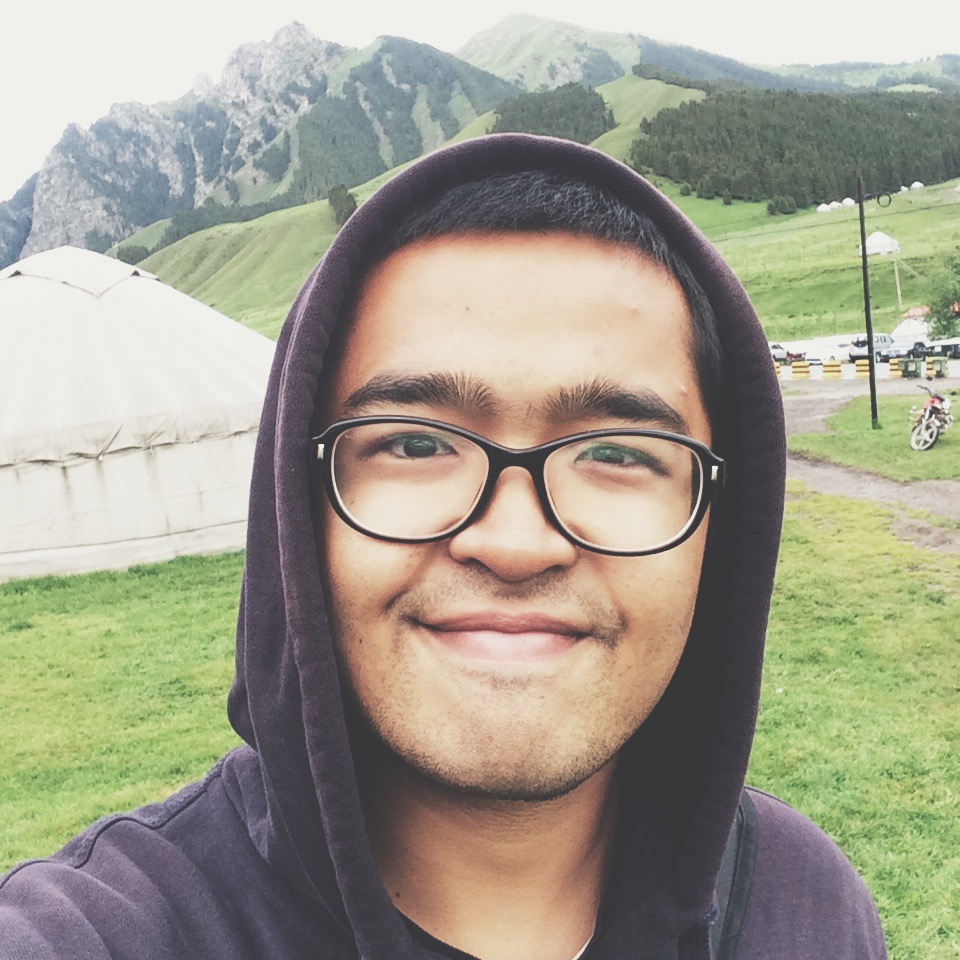
#> input picture Images/c.JPG, 960 x 960 px, found by its file name
$ jupyter execute --allow-errors 'Image Analysis A.ipynb'   (shell and % lines are left out)   (older library calls are emulated)
#> lines starting #> are read from the running program, lines starting #| are printed output that depends on the picture
[cell 1]
import matplotlib.pyplot as plt
from skimage import data, io, filters
from skimage import color
from skimage import img_as_float
from skimage import novice

[cell 2]
from skimage import novice
#> (the rest of this cell did not finish here and is left out)

[cell 3]
from scipy import misc
import scipy.io as sio
from skimage.color import rgb2gray

from scipy.misc import imread
im = imread('/Users/nurali/Documents/Kuerbanjiang_github/Image-Analysis/Image/c.JPG')
#> im is the input picture: shape (960, 960, 3); mean R, G, B 161, 158.2, 141.5

[cell 4]
from PIL import Image
import numpy as np
colourImg = Image.open('/Users/nurali/Documents/Kuerbanjiang_github/Image-Analysis/Image/c.JPG')
colourPixels = colourImg.convert("RGB")
colourArray = np.array(colourPixels.getdata()).reshape(colourImg.size + (3,))
indicesArray = np.moveaxis(np.indices(colourImg.size), 0, 2)
allArray = np.dstack((indicesArray, colourArray)).reshape((-1, 5))

import pandas as pd
df = pd.DataFrame(allArray, columns=["y", "x", "red","green","blue"])
#> df = table of 921600 rows and 5 columns
df.head()
#> Out = table of 5 rows and 5 columns

[cell 5]
df.describe()
#> Out = table of 8 rows and 5 columns

[cell 6]
from skimage.color.adapt_rgb import adapt_rgb, each_channel, hsv_value
from skimage import filters
from skimage.color import rgb2gray
img_gray = rgb2gray(im)
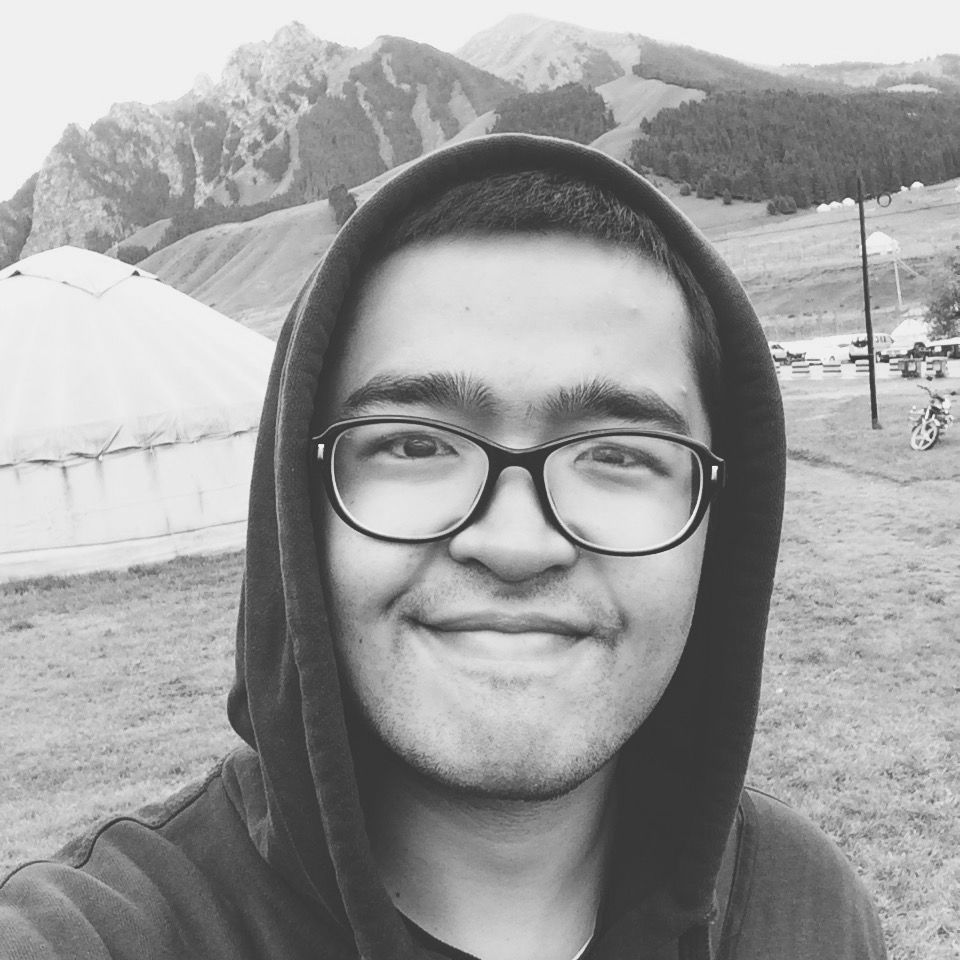
#> img_gray: shape (960, 960) float64; min 0.183, max 0.975, mean 0.618

[cell 7]
edges = filters.sobel(img_gray)
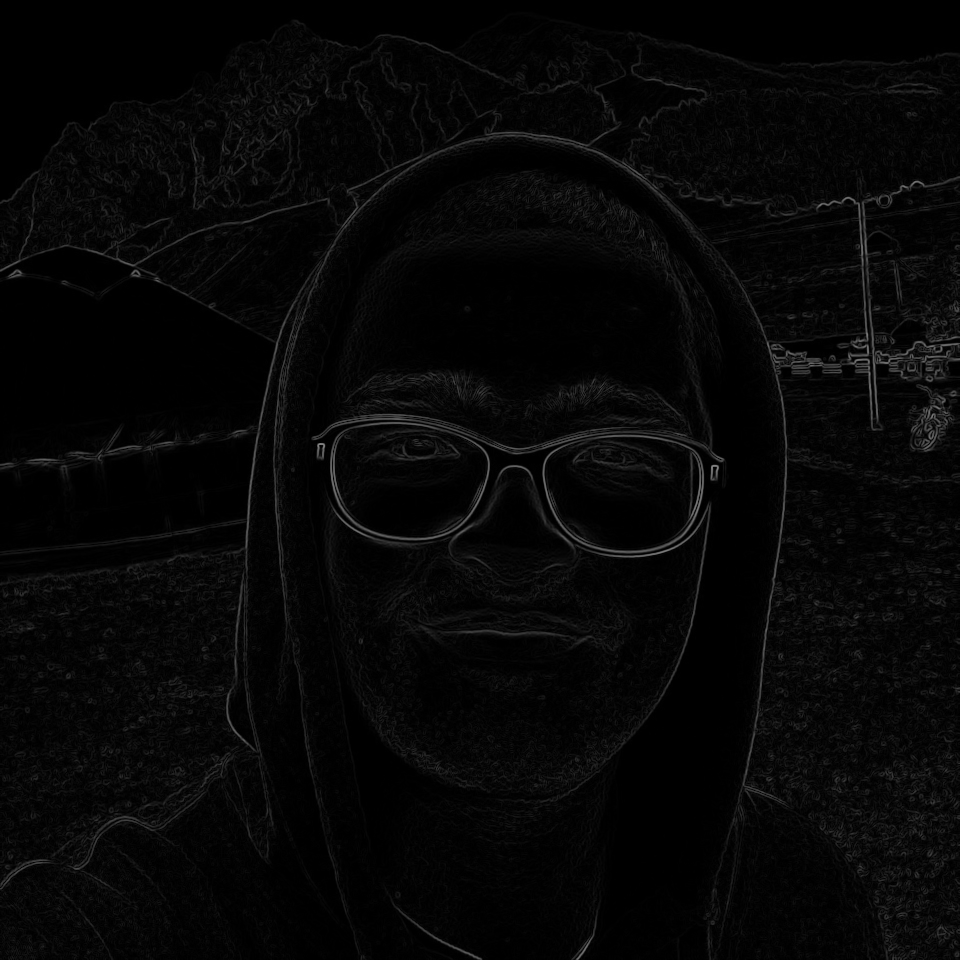
#> edges: shape (960, 960) float64; min 0, max 0.521, mean 0.0269
io.imshow(edges)
io.show()

[cell 8]
image = color.gray2rgb(im)
red_multiplier = [1, 0, 0]
yellow_multiplier = [1, 1, 0]

fig, (ax1, ax2) = plt.subplots(ncols=2, figsize=(8, 4),
                               sharex=True, sharey=True)
#> (the rest of this cell did not finish here and is left out)

[cell 9]
from skimage.filters import rank
import matplotlib.pyplot as plt
from skimage import data
from skimage import color
from skimage import img_as_float


import numpy as np

hue_gradient = np.linspace(0, 1)
hsv = np.ones(shape=(1, len(hue_gradient), 3), dtype=float)
hsv[:, :, 0] = hue_gradient

all_hues = color.hsv2rgb(hsv)

def colorize(image, hue, saturation=1):
    """ Add color of the given hue to an RGB image.

    By default, set the saturation to 1 so that the colors pop!
    """
    hsv = color.rgb2hsv(image)
    hsv[:, :, 1] = saturation
    hsv[:, :, 0] = hue
    return color.hsv2rgb(hsv)

hue_rotations = np.linspace(0, 1, 6)

fig, axes = plt.subplots(nrows=2, ncols=3, sharex=True, sharey=True)

#> (the rest of this cell did not finish here and is left out)

[cell 10]
import matplotlib.pyplot as plt
from skimage import data
from skimage.filters import threshold_otsu

image = image
thresh = threshold_otsu(image)
#> thresh = 149
binary = image > thresh

fig, axes = plt.subplots(ncols=3, figsize=(8, 2.5))
ax = axes.ravel()
ax[0] = plt.subplot(1, 3, 1)
ax[1] = plt.subplot(1, 3, 2)
ax[2] = plt.subplot(1, 3, 3, sharex=ax[0], sharey=ax[0])

#> (the rest of this cell did not finish here and is left out)

$ run again, with Images/b.JPG copied over Images/c.JPG
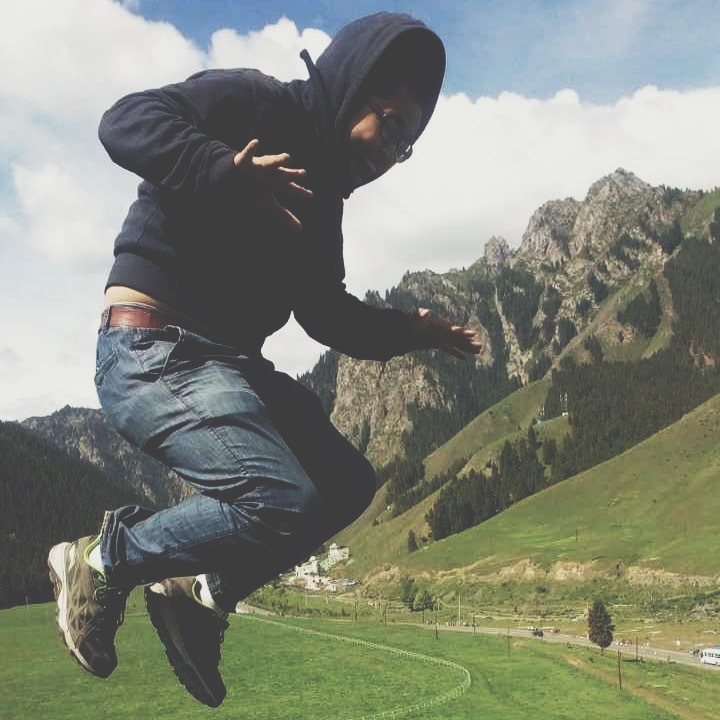
#> input picture Images/b.JPG, 720 x 720 px, found by its file name
#> im is the input picture: shape (720, 720, 3); mean R, G, B 129.7, 134.3, 121.4
#> df = table of 518400 rows and 5 columns
#> `df.head()`: Out = table of 5 rows and 5 columns
#> `df.describe()`: Out = table of 8 rows and 5 columns
#> `img_gray = rgb2gray(im)`:
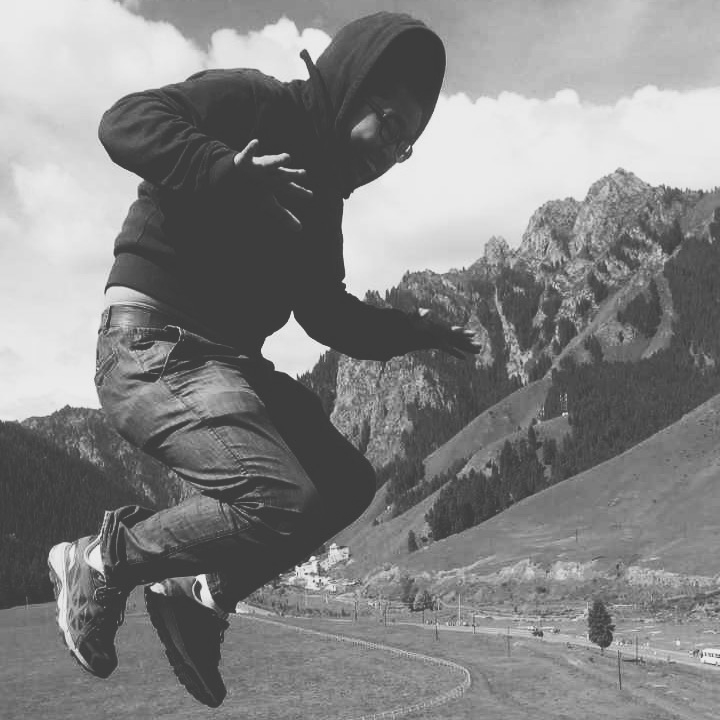
#> img_gray: shape (720, 720) float64; min 0.206, max 0.955, mean 0.519
#> `edges = filters.sobel(img_gray)`:
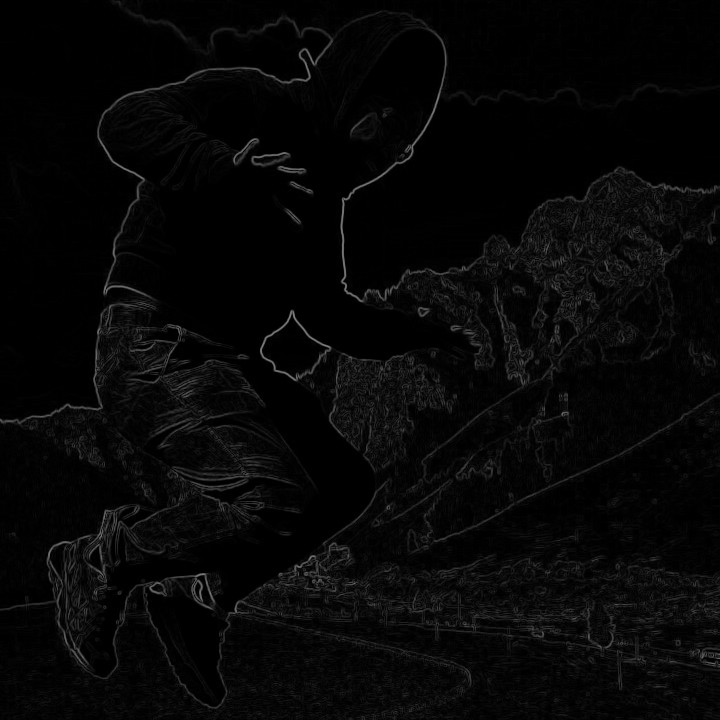
#> edges: shape (720, 720) float64; min 0, max 0.51, mean 0.0282
#> thresh = 148
